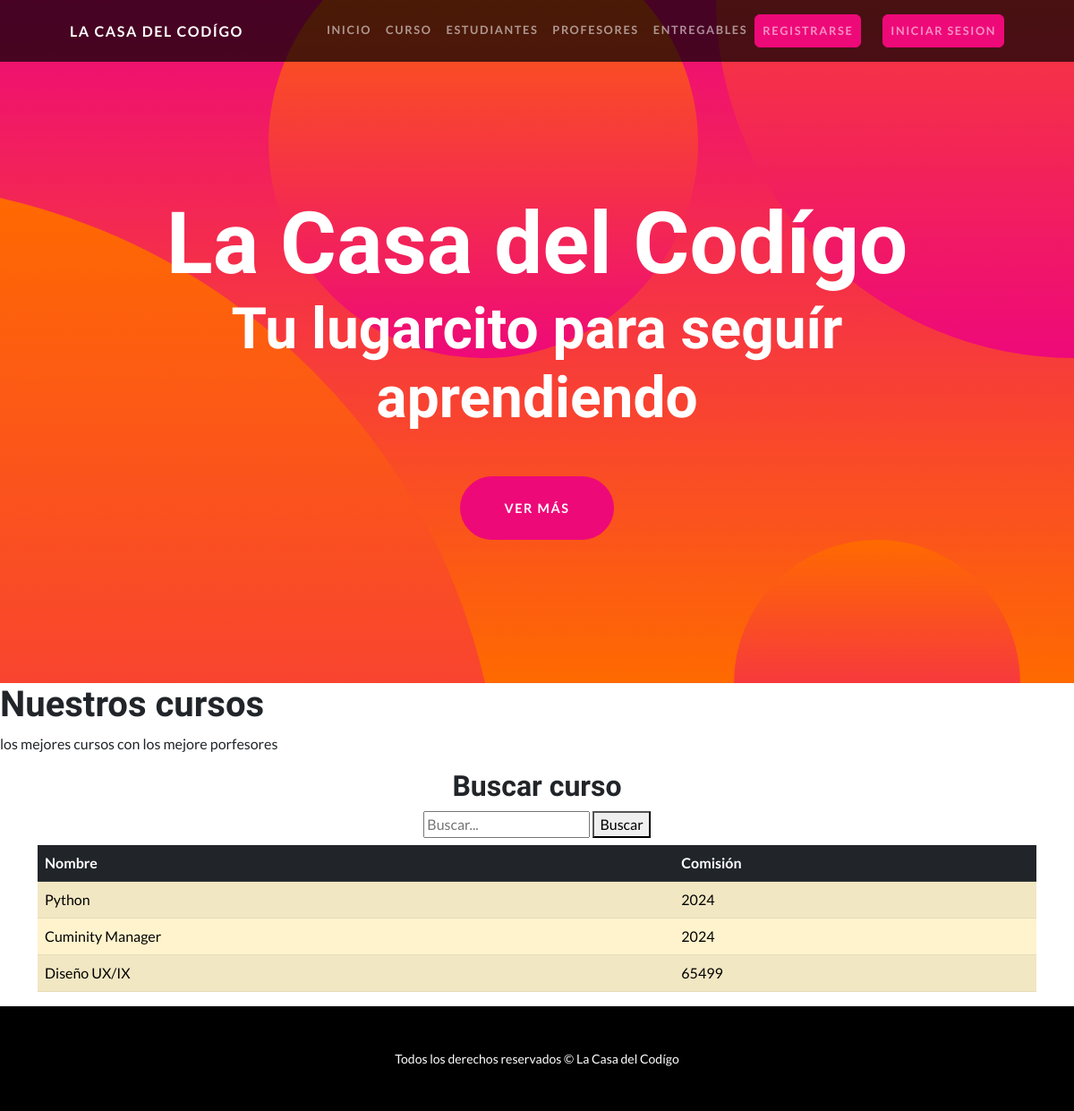
Before: /curso/ with the older database file.
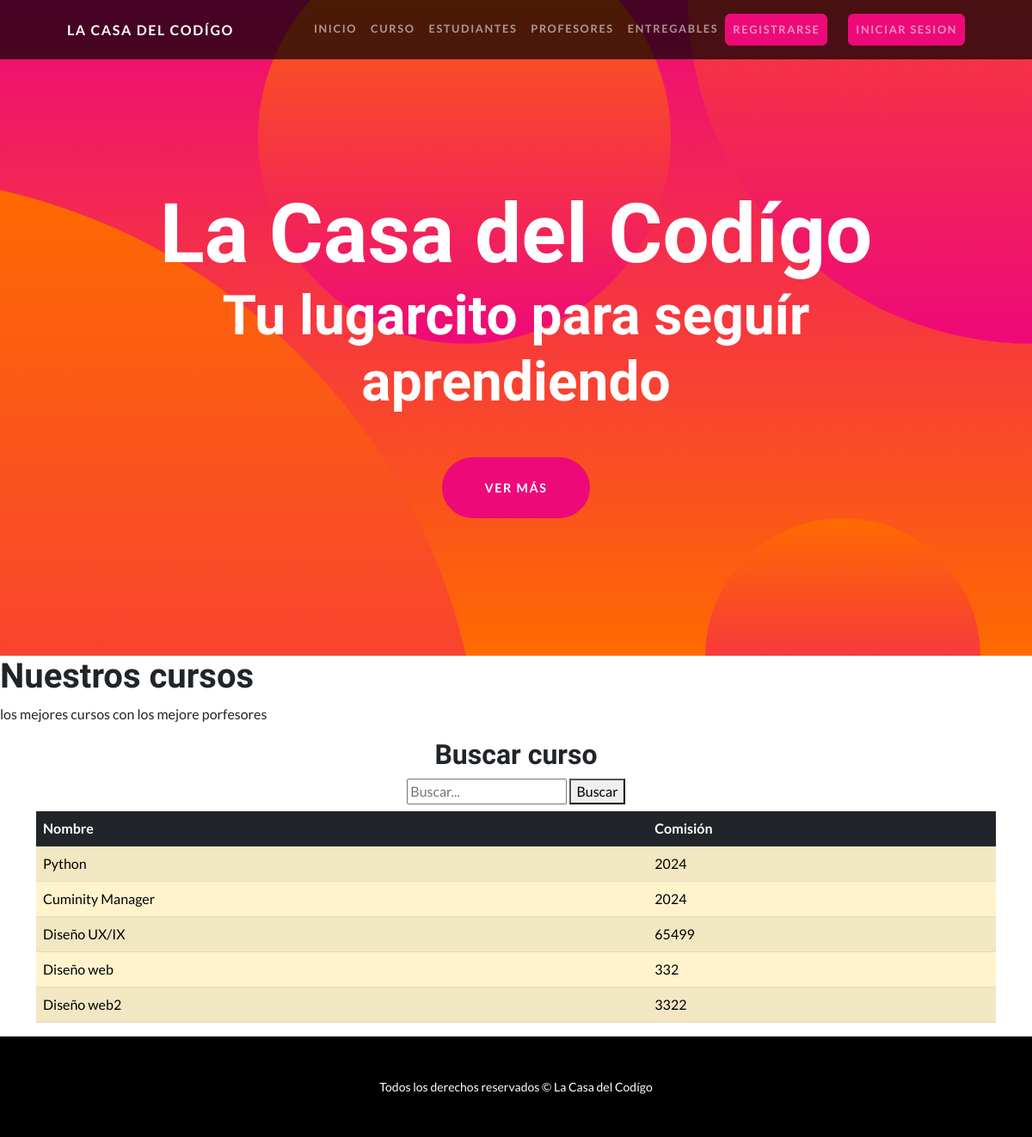
After: the same page with the newer database file.
### AppCoder/models.py (models this page shows, shortened)
class Curso(models.Model):
    nombre = models.CharField(max_length=100)  # Campo string de 100 caracteres
    comision = models.IntegerField()  # Campo entero

### AppCoder/views.py (the view)
# urls.py: path('curso/', curso, name='cursos'),
def curso(request):
    query = request.GET.get('q')
    if query:
        curso =  Curso.objects.filter(nombre__icontains=query) | Curso.objects.filter(comision__icontains=query)
    else:
        curso = Curso.objects.all() #Esto se obtienen los atributos completos de la clase
    return render(request, 'AppCoder/cursos.html', {'cursos':curso})#Es el renderizado para las templates de la seccion Curso

### AppCoder/templates/AppCoder/cursos.html (shortened to what this page needs)
{% extends "AppCoder/base.html" %}
{% block content %}
    <h1>Nuestros cursos</h1>
    <p>los mejores cursos con los mejore porfesores</p>
    <h2 class="text-center mt-2">Buscar curso</h2>
    <div class="d-flex flex-column align-items-center mb-2">
        <form action="" method="GET">
            <input type="text" name="q" placeholder="Buscar..." required>
            <button type="submit">Buscar</button>
        </form>
    </div>
    <div class="container">
      <table class="table table-striped">
        <thead>
          <tr class="table-dark">
            <th scope="col">Nombre</th>
            <th scope="col">Comisión</th>
          </tr>
        </thead>
        <tbody>
          {% for cursos in cursos%}
          <tr class="table-warning">
            <td>{{ cursos.nombre }}</td>
            <td>{{ cursos.comision}}</td>
          </tr>
          {%endfor%}
        </tbody>
      </table>
    </div>
{% endblock  %}

Changed rows visible on the page:
added Curso: nombre "Diseño web", comision "332"
added Curso: nombre "Diseño web2", comision "3322"
